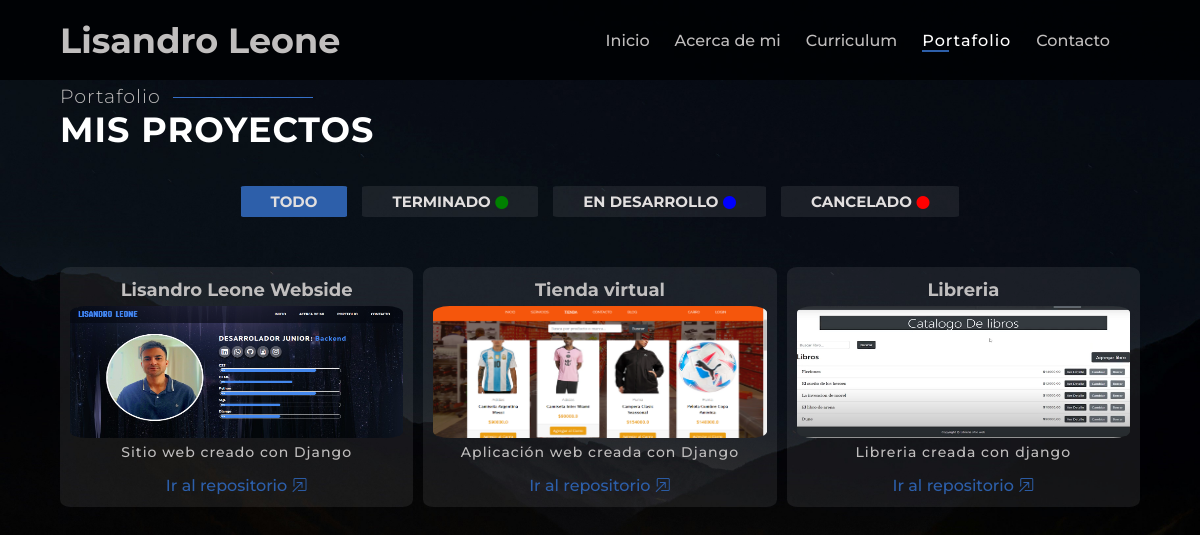
The page /portfolio/ on the database its author committed.
### portfolio/models.py (models this page shows, shortened)
class Proyectos(models.Model):
    ESTADO_CHOICES = [
        ('en_desarrollo', 'En Desarrollo'),
        ('terminado', 'Terminado'),
        ('pausado', 'Pausado'),
        ('cancelado', 'Cancelado'),
    ]
    nombre = models.CharField(max_length=200)
    descripcion = models.TextField()
    fecha_inicio = models.DateField()
    fecha_finalizacion = models.DateField(null=True, blank=True)
    imagen = models.ImageField(null=True,blank=True,upload_to='imgs')
    estado = models.CharField(max_length=20, choices=ESTADO_CHOICES, default='en_desarrollo')
    url = models.URLField(max_length=200,null=True,blank=True)
    class Meta:
        verbose_name = 'Proyecto'
        verbose_name_plural = 'Proyectos'

### portfolio/views.py (the view)
# urls.py: path('', proyectos_lista, name='proyectos_lista'),
def proyectos_lista(request):
    estado = request.GET.get('estado', None)
    if estado and estado in dict(Proyectos.ESTADO_CHOICES).keys():
        proyectos = Proyectos.objects.filter(estado=estado)
    else:
        proyectos = Proyectos.objects.all()
    return render(request, 'proyectos_lista.html', {'proyectos': proyectos})

### portfolio/templates/proyectos_lista.html
{% extends 'lisandro/base.html' %}
{% load static %}
{% block content %}
<section>
    <div class="titulos">
        <h2 class="titulo-secundario titulo-portfolio">Portafolio</h2>
        <h1 class="titulo-principal">Mis proyectos</h1>
    </div>
    <div class="filtros-container">
        <ul class="filtros-list">
            <li class="{% if not request.GET.estado %} active {% endif %}">
                <a class="filtros-option" href="{% url 'portfolio:proyectos_lista' %}">Todo</a>
            </li>
            <li class="{% if request.GET.estado == 'terminado' %} active {% endif %}">
                <a class="filtros-option" href="{% url 'portfolio:proyectos_lista' %}?estado=terminado">Terminado</a>
                <i class="bi bi-circle-fill" style="color: green; font-size: small;"></i>
            </li>
            <li class="{% if request.GET.estado == 'en_desarrollo' %} active {% endif %}">
                <a class="filtros-option" href="{% url 'portfolio:proyectos_lista' %}?estado=en_desarrollo">En desarrollo</a>
                <i class="bi bi-circle-fill" style="color: blue; font-size: small;"></i>
            </li>
            <li class="{% if request.GET.estado == 'cancelado' %} active {% endif %}">
                <a class="filtros-option" href="{% url 'portfolio:proyectos_lista' %}?estado=cancelado">Cancelado</a>
                <i class="bi bi-circle-fill" style="color: red; font-size: small;"></i>
            </li>
        </ul>
    </div>
    <div class="portafolio-container">
        {% for proyecto in proyectos %}
        <div class="portafolio-item">
            <div class="portafolio-wrap">
                <h4>{{ proyecto.nombre }}</h4>
                <img src="{{ proyecto.imagen.url }}" class="portafolio-img">
                <p class="parrafo">{{ proyecto.descripcion }}</p>
                <a href="{{proyecto.url}}">Ir al repositorio <i class="bi bi-box-arrow-in-up-right"></i></a>
            </div>
        </div>
        {% endfor %}
    </div>
</section>
{% endblock  %}

### lisandro/static/lisandro/css/styles.css (style rules this page uses)
body { box-sizing: border-box; background-color: transparent; margin: 0; background-image: url("../img/fondo3-d.jpg"); background-size: cover; background-position: center center; background-repeat: no-repeat; background-attachment: fixed; font-family: "Montserrat", sans-serif; font-weight: 700; font-style: normal; --color-principal: #fff; --color-secundario: #c0bebe; --color-terciario: #e2dfdf; --color-decoracion: rgb(45, 95, 170); --color-decoracion-2:rgb(54, 112, 201); --color-decoracion-3:rgb(32, 114, 236); }
* { box-sizing: border-box; }
body, header, nav, h1, div, ul, li, main, h1, h2, h3, h4, h5, h6, p, section { margin: 0; padding: 0; }
.titulo-principal { letter-spacing: 1px; font-size: 35px; text-transform: uppercase; margin-bottom: 10px; color: var(--color-principal); }
.titulo-secundario { display: inline-block; position: relative; margin-top: 5px; font-size: 19px; font-weight: 300; letter-spacing: 1px; transition-property: letter-spacing; transition-duration: 1s; color: var(--color-secundario); z-index: -1; }
.titulo-secundario::before { content: ''; position: absolute; width: 140px; height: 1px; background-color: var(--color-decoracion-2); top: 12px; left: 145px; transition: all 0.5s; }
section { width: 90vw; margin: auto; }
.titulo-portfolio::before { left: 113px; }
.filtros-container { width: 90dvw; margin-top: 35px; }
.filtros-list { display: flex; flex-direction: row; flex-wrap: wrap; justify-content: center; gap: 10px 15px; }
.filtros-list li { border-radius: 4%; list-style: none; padding: 6px 30px; background-color: rgba(255, 255, 255, 0.08); }
.filtros-list li.active { background-color: var(--color-decoracion); }
.filtros-list a { text-decoration: none; color: var(--color-terciario); text-transform: uppercase; font-size: 15px; }
.portafolio-container { margin-top: 50px; margin-bottom: 25px; display: grid; grid-template-columns: repeat(3, minmax(200px, 400px)); grid-template-rows: 240px; gap: 10px; }
.portafolio-item { background-color: rgba(255, 255, 255, 0.08); border-radius: 3%; }
.portafolio-wrap { display: flex; flex-direction: column; height: 100%; justify-content: center; transition: all .35s ease; text-align: center; gap: 5px; padding: 12px 10px; position: relative; color: var(--color-secundario); }
.portafolio-wrap::before, .portafolio-wrap::after { content: ''; height: 26px; width: 26px; position: absolute; transition: all .35s ease; opacity: 0; }
.portafolio-wrap::before { content: ''; right: 0; top: 0; border-top: 3px solid var(--color-principal); border-right: 3px solid var(--color-principal); transform: translate(-100%, 50%); }
.portafolio-wrap:after { content: ''; left: 0; bottom: 0; border-bottom: 3px solid var(--color-principal); border-left: 3px solid var(--color-principal); transform: translate(100%, -50%) }
.portafolio-img { overflow: hidden; border-radius: 5%; max-width: 100%; }
.portafolio-wrap p { font-size: 14px; font-weight: 500; letter-spacing: 1px; }
.portafolio-wrap a { text-decoration: none; font-weight: 500; font-size: 16px; color: var(--color-decoracion); transition: color 1s ease; margin-top: 10px; }
.portafolio-wrap h4 { font-size: 18px; }

### rows shown on the page
Proyectos: nombre "Lisandro Leone Webside", imagen (picture), descripcion "Sitio web creado con Django"
Proyectos: nombre "Tienda virtual", imagen (picture), descripcion "Aplicación web creada con Django"
Proyectos: nombre "Libreria", imagen (picture), descripcion "Libreria creada con django"
